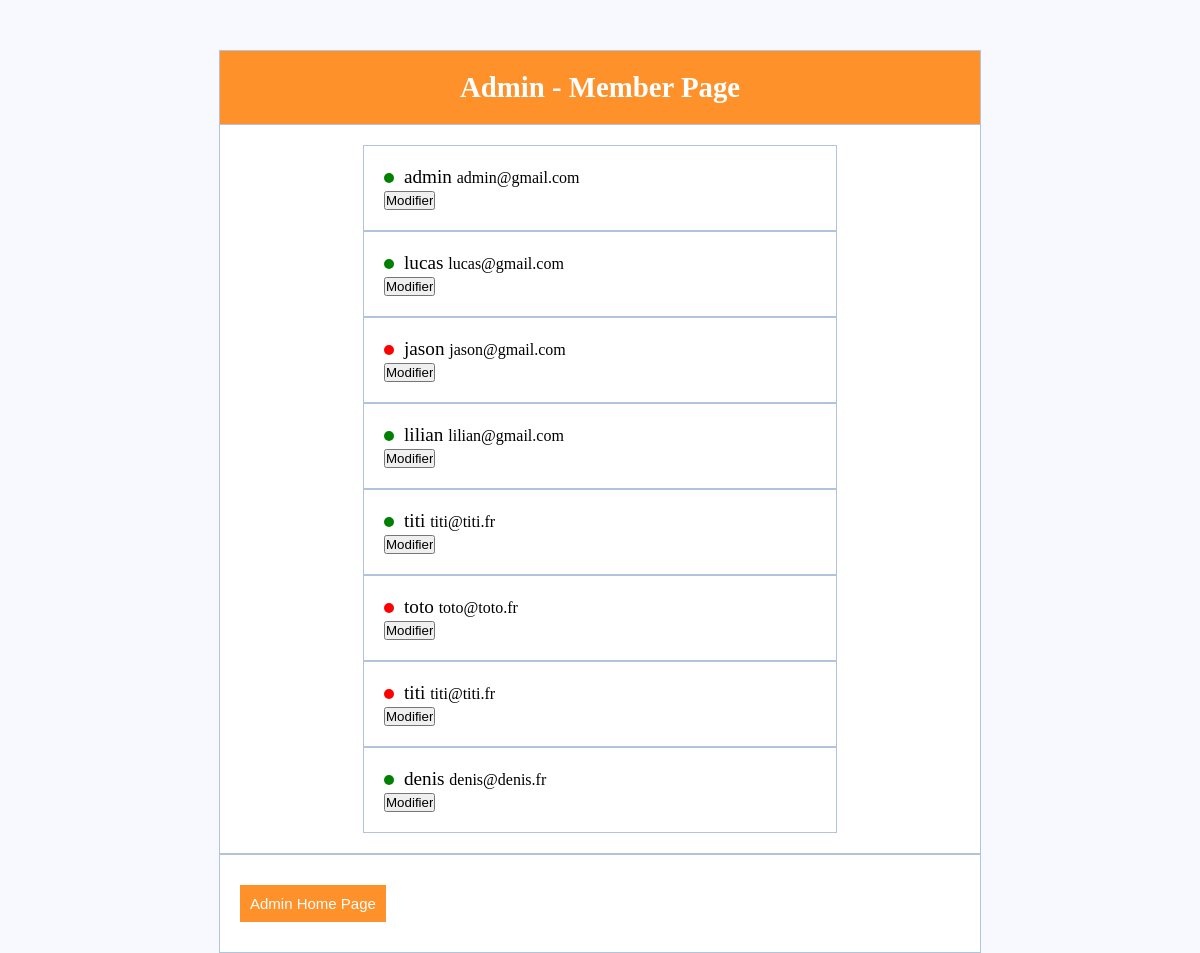
Screenshot of /admin/list_user.php with the database file from the repository.
### tables this page shows
CREATE TABLE IF NOT EXISTS `users` (
  `id` int(11) NOT NULL AUTO_INCREMENT,
  `username` varchar(100) NOT NULL,
  `email` varchar(100) NOT NULL,
  `user_type` varchar(100) NOT NULL,
  `password` varchar(100) NOT NULL,
  `status` tinyint(1) NOT NULL DEFAULT 1,
  `id_team` int(11) DEFAULT NULL,
  PRIMARY KEY (`id`)
);

### classes/DBConnector.php (called while the page is built)
<?php
class DBConnector
{
    public static function getConnection(){
        $bdd = new PDO('mysql:host=localhost:3306;dbname=mytodolist','root','');
        $bdd->setAttribute(PDO::ATTR_ERRMODE, PDO::ERRMODE_WARNING);
        return $bdd;
    }
}

### classes/UserManager.php (called while the page is built, shortened)
<?php
class UserManager
{
    private $bdd;
    public function __construct()
    {
        $this->bdd = DBConnector::getConnection();
    }
    public function getAll()
    {
        $sql = 'SELECT * FROM users';
        $req = $this->bdd->prepare($sql);
        $req->execute();
        $users = [];
        foreach ($req->fetchAll(PDO::FETCH_ASSOC) as $user) {
            $users[] = new User($user['id'], $user['username'], $user['email'], $user['user_type'], $user['password'], $user['status']);
        }
        return $users;
    }
}

### classes/User.php (called while the page is built, shortened)
<?php
class User
{
    public function setUsername($username)
    {
        $this->username = $username;
    }
    public function setEmail($email)
    {
        $this->email = $email;
    }
    public function setStatus($status)
    {
        $this->status = $status;
    }
}

### admin/list_user.php (the view, shortened to what this page needs)
<!DOCTYPE html>
<html>
<head>
    <link rel="stylesheet" type="text/css" href="..\assets\css\resgister.css">
</head>
<body>
    <div class="header">
        <h2>Admin - Member Page</h2>
    </div>
    <div class="content">
        <div class="user-goup">
            <?php
            $users = new UserManager();
            $users = $users->getAll();
            foreach ($users as $user) {
            ?>
                <form action="./modify_user.php" method="post">
                    <p>
                        <span class="<?= $user->status == '1' ? 'userActive' : 'userInactive' ?>"><?= $user->username ?></span>
                        <small><?= $user->email ?></small>
                    </p>
                    <input type="submit" value="Modifier">
                </form>
            <?php
            }
            ?>
        </div>
    </div>
    <form class="center" method="post" action=".\home.php">
        <div class="input-group">
            <button type="submit" class="btn" name="admin-home-page_btn">Admin Home Page</button>
        </div>
    </form>
</body>
</html>

### assets/css/resgister.css (style rules this page uses)
* { margin: 0px; padding: 0px; }
body { font-size: 120%; background: #F8F8FF; }
.header { width: 60%; margin: 50px auto 0px; color: white; background: #ad45e9; text-align: center; border: 1px solid #B0C4DE; border-bottom: none; padding: 20px; }
form, .content { width: 60%; margin: 0px auto; padding: 20px; border: 1px solid #B0C4DE; background: white; }
.input-group { margin: 10px 0px 10px 0px; }
.btn { padding: 10px; font-size: 15px; color: white; background: #ad45e9; border: none; }
.userActive:before, .userInactive:before { content: ' '; width: 10px; height: 10px; margin-right: 10px; border-radius: 999px; display: inline-block; }
.userActive:before { background-color: green; }
.userInactive:before { background-color: red; }

### admin/list_user.php (style rules this page uses)
.header { background: #FF912A; }
button[name=admin-home-page_btn] { background: #FF912A; }

### rows the page displays
users: username "admin", email "admin@gmail.com"
users: username "lucas", email "lucas@gmail.com"
users: username "jason", email "jason@gmail.com"
users: username "lilian", email "lilian@gmail.com"
users: username "titi", email "titi@titi.fr"
users: username "toto", email "toto@toto.fr"
users: username "titi", email "titi@titi.fr"
users: username "denis", email "denis@denis.fr"
